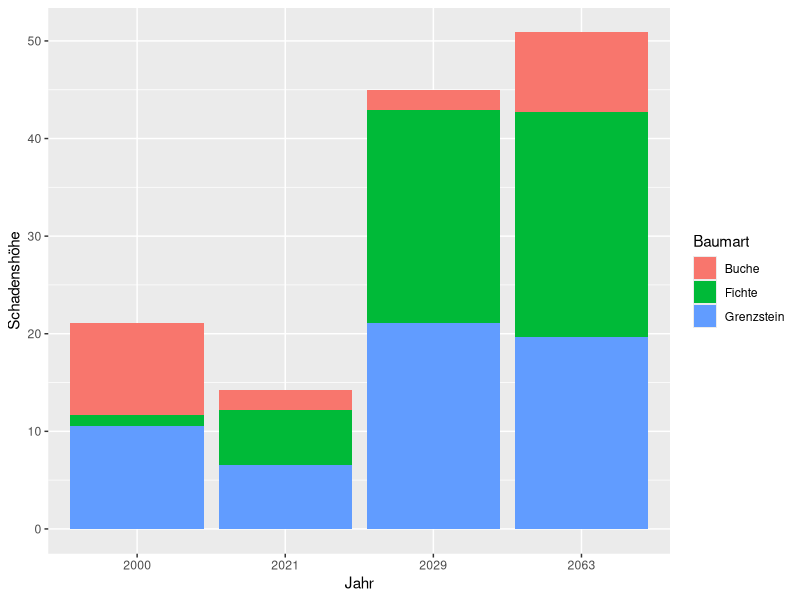

This chart was generated by the following R code:
#!/usr/bin/env Rscript

library(ggplot2)

# raw csv data
sasa_eaten_data_raw = read.csv2("sasa_eaten.csv", sep=",", dec=".")
#str(sasa_eaten_data_raw)
sr = sasa_eaten_data_raw
#"SaSa eaten data RAW"
#sr

# raw typing
sasa_eaten_data_typed = data.frame(year=as.factor(sr$Jahr),treekind=sr$Baumart,demage=sr$Fraß)
#str(sasa_eaten_data_typed)
st = sasa_eaten_data_typed
"SaSa eaten data after Typing"
st

# relabel only
sasa_eaten_data_labeled = data.frame(Jahr=st$year,Baumart=st$treekind,Schadenshöhe=st$demage)


# synthetic
sasa_year <- c(rep("2000" , 3) , rep("2021" , 3) , rep("2029" , 3) , rep("2063" , 3) )
#sasa_year <- c(rep(2000 , 3) , rep(2021 , 3) , rep(2029 , 3) , rep(2063 , 3) )
sasa_treekind <- rep(c("Buche" , "Fichte" , "Grenzstein") , 4)
sasa_eaten <- abs(rnorm(12 , 0 , 15))
sasa_eaten_data_synthetic <- data.frame(Jahr=sasa_year,Baumart=sasa_treekind,Schadenshöhe=sasa_eaten)

"SaSa Eaten Data Synthetic"
#str(sasa_eaten_data_synthetic)

# selection
sasa_eaten_data = sasa_eaten_data_labeled 
#sasa_eaten_data = sasa_eaten_data_synthetic

# Stacked
p = ggplot(sasa_eaten_data, aes(x=Jahr, fill=Baumart, y=Schadenshöhe)) + 
    geom_bar(position="stack", stat="identity")
    #geom_col(position="dodge")
    #geom_col()
ggsave("out.png", plot = p, dpi=100)
